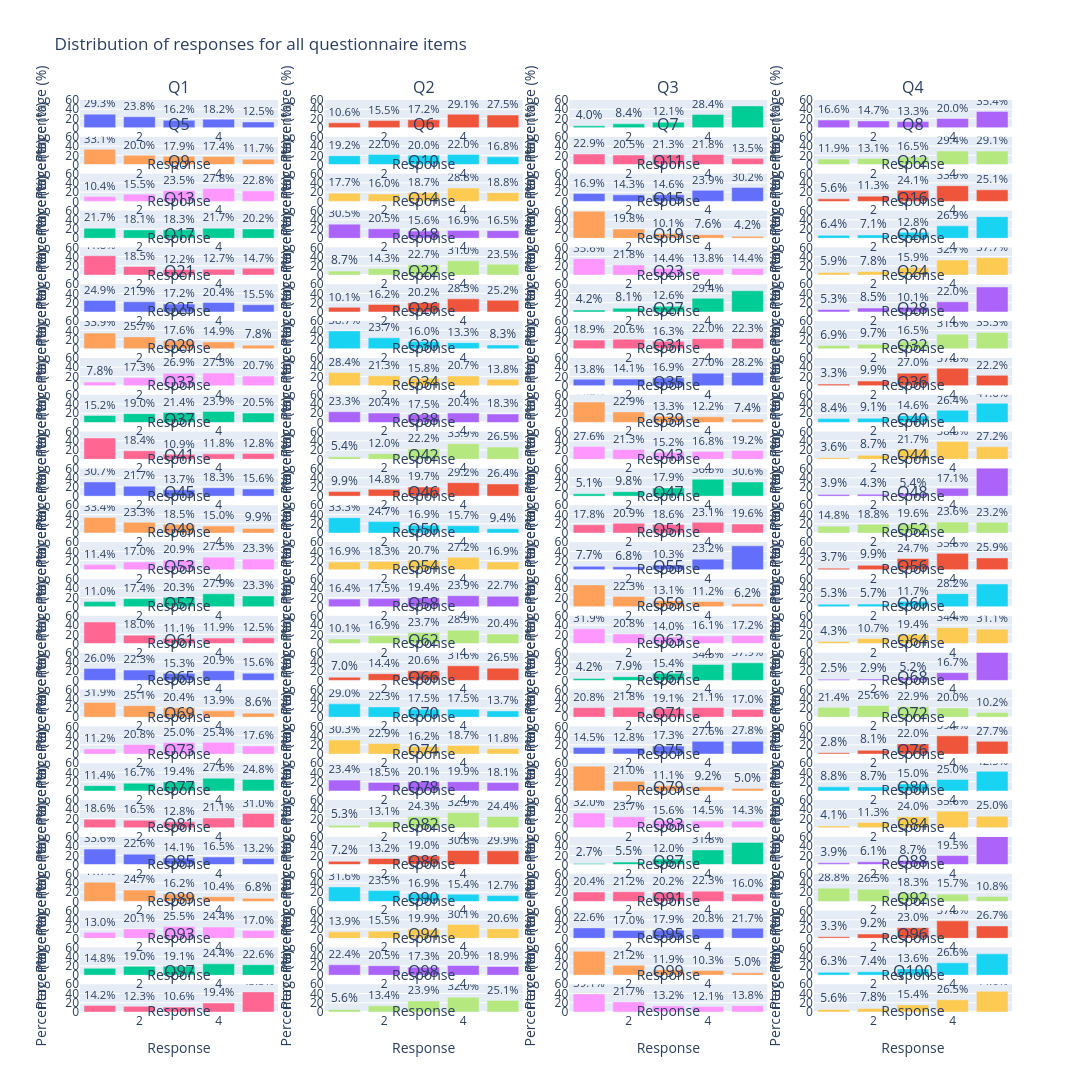

This figure's notebook cell:
### Markdown cell above
### 9.2.1. Distribution of responses: Q1 - Q100

### Code cell
summary_list = []
question_names = []

#
# Loop through every question
for col in questionnaire_cols.columns:
    # Compute percentage directly (multiply by 100)
    percentages = questionnaire_cols[col].value_counts(normalize=True) * 100
    
    # Convert the Series to a single-column DataFrame named 'Percentage'
    df_percentages = percentages.to_frame(name='Percentage')
    
    summary_list.append(df_percentages)
    question_names.append(col)

# Combine everything into one clean DataFrame
X_train_Q_percentages = pd.concat(summary_list, keys=question_names)
# Display DataFrame
print(X_train_Q_percentages)

# Extract all unique question names from the first level of the index
unique_questions = X_train_Q_percentages.index.get_level_values(0).unique()

# Convert the resulting Index object to a regular Python list so it can be easily iterated over in a for loop
questions = list(unique_questions)

# Define grid
fig = make_subplots(
    rows=25,
    cols=4,
    subplot_titles=questions,
    vertical_spacing=0.01
)

# Barplot
for i, question in enumerate(questions):

    row = i // 4 + 1
    col = i % 4 + 1

    question_data = X_train_Q_percentages.loc[question]

    fig.add_trace(
        go.Bar(
            x=question_data.index,
            y=question_data["Percentage"],
            text=question_data["Percentage"],
            texttemplate="%{text:.1f}%",
            textposition="outside",
            showlegend=False
        ),
        row=row,
        col=col
    )

# Update y axis label and figure range
fig.update_yaxes(
    title_text="Percentage (%)",
    range=[0, 60])

# Update x axis label
fig.update_xaxes(title_text="Response")

# Update figure layout
fig.update_layout(
    title="Distribution of responses for all questionnaire items",
    height=12000,
    width=1700
)

# Display figure
fig.show()
